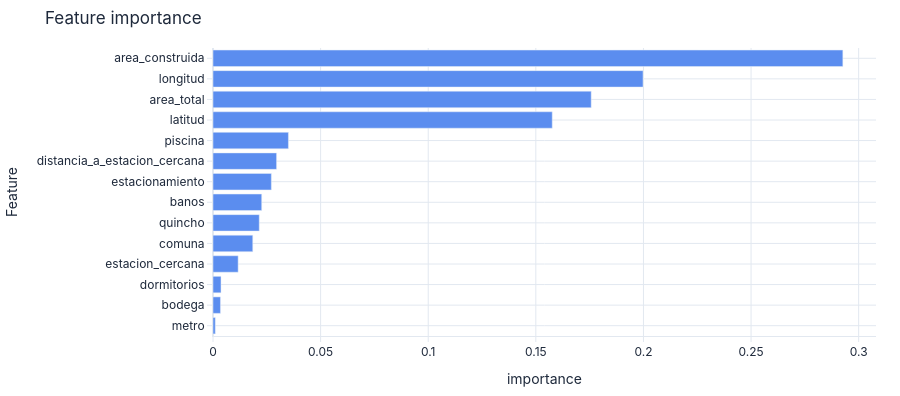

Here is the notebook cell this chart was saved with:
### Markdown cell above
### Ejercicio B2 · ¿Qué variables pesan?

Grafiquen la **importancia de variables** de `mejor_reg`. Respondan: ¿cuáles son las tres variables que
más pesan?, ¿les parece razonable desde el negocio inmobiliario?, ¿significa que esas variables
**causan** el precio?

### Code cell
exp_reg.plot_model(mejor_reg, plot='feature')   # importancia de cada variable según el modelo ganador

### Figure 1 — Plotly figure (JSON) as saved in the notebook; plotly's stock layout.template omitted (floating-point values rounded to 4 significant figures)
{"data": [{"hovertemplate": "%{y}<br>Importance: %{x:.4f}<extra></extra>", "marker": {"color": "#5B8DEF"}, "orientation": "h", "type": "bar", "x": [0.001054, 0.003467, 0.003712, 0.01168, 0.01847, 0.02149, 0.02263, 0.02711, 0.02954, 0.03504, 0.1576, 0.1757, 0.1998, 0.2927], "y": ["metro", "bodega", "dormitorios", "estacion_cercana", "comuna", "quincho", "banos", "estacionamiento", "distancia_a_estacion_cercana", "piscina", "latitud", "area_total", "longitud", "area_construida"]}], "layout": {"font": {"color": "#1E293B", "family": "Inter, system-ui, sans-serif", "size": 12}, "height": 396, "hoverlabel": {"bgcolor": "white", "bordercolor": "#E2E8F0", "font": {"family": "Inter, system-ui, sans-serif", "size": 12}}, "legend": {"bgcolor": "rgba(0,0,0,0)", "borderwidth": 0, "orientation": "h", "x": 0, "y": -0.18}, "margin": {"b": 48, "l": 56, "r": 24, "t": 48}, "paper_bgcolor": "rgba(0,0,0,0)", "plot_bgcolor": "rgba(0,0,0,0)", "showlegend": false, "title": {"text": "Feature importance"}, "xaxis": {"automargin": true, "gridcolor": "#E2E8F0", "linecolor": "#E2E8F0", "tickcolor": "#E2E8F0", "ticks": "outside", "title": {"text": "importance"}, "zerolinecolor": "#E2E8F0"}, "yaxis": {"automargin": true, "gridcolor": "#E2E8F0", "linecolor": "#E2E8F0", "tickcolor": "#E2E8F0", "ticks": "outside", "title": {"text": "Feature"}, "zerolinecolor": "#E2E8F0"}}}
